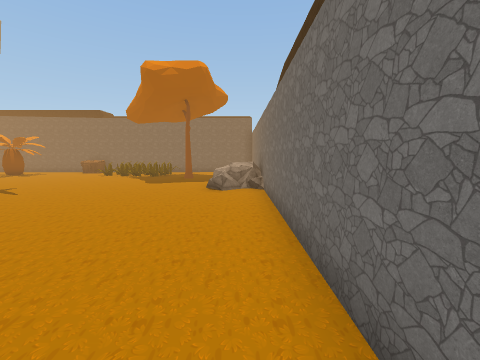
[1] (above)

21 first-person views from a walk through a Unity game level. The camera is 1.2 m above the floor, tilts 6° down and sees 90° across. The floor is counted in squares, 1 m on a side. Each view is taken from the middle of a square. On the plan, view 1 faces up. The plan holds only what a view shows up to about 12 squares ahead; the rest is blank. The place goes on beyond the plan. The player is left out. Some surface patterns are stand-ins.

[2]
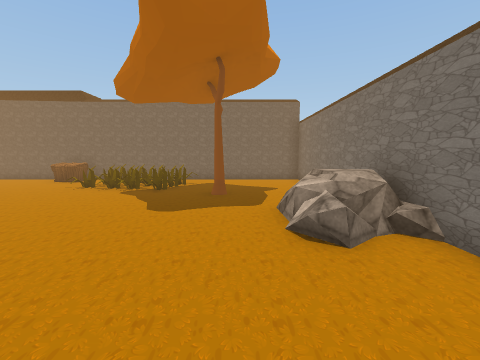

[3]
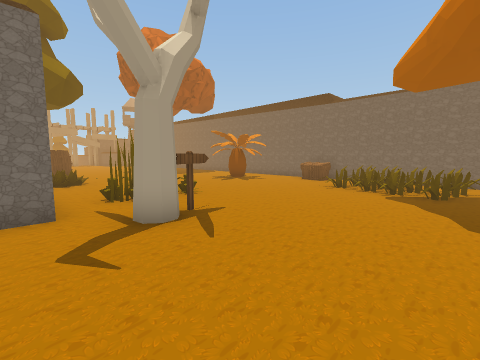

[4]
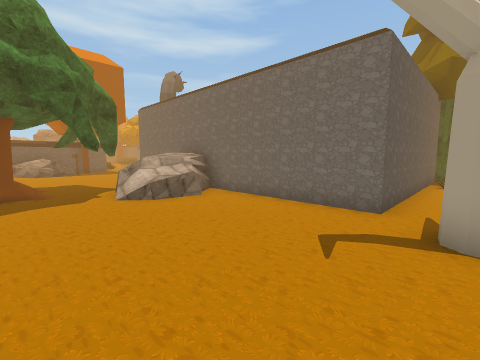

[5]
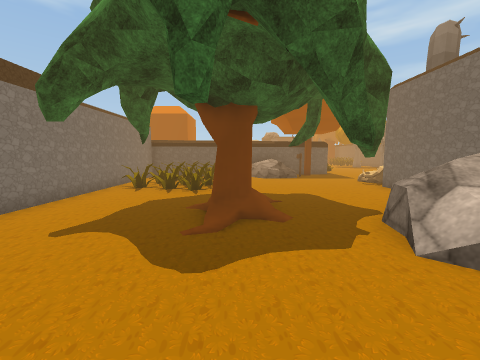

[6]
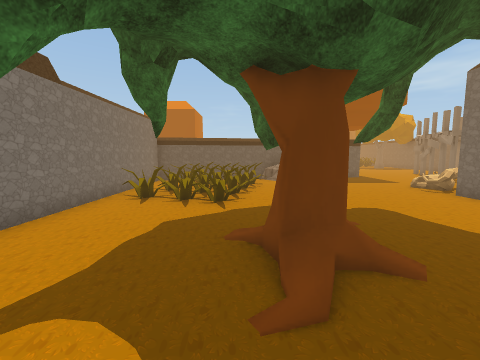

[7]
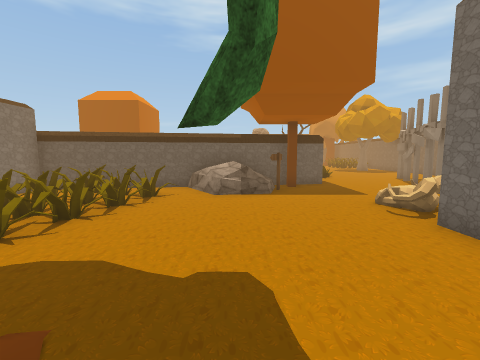

[8]
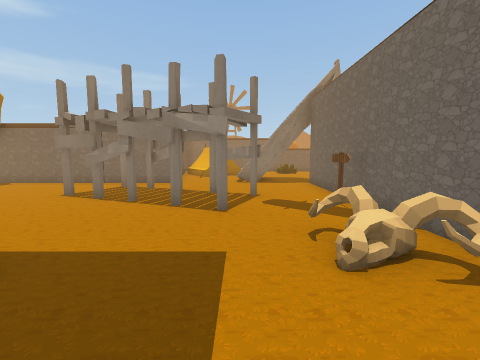

[9]
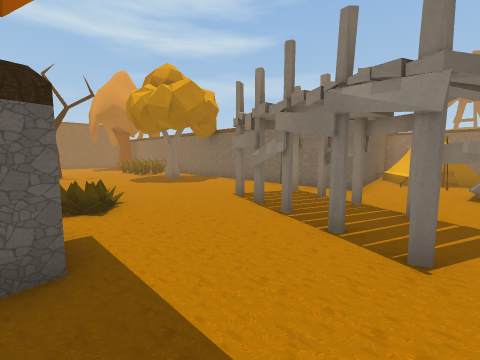

[10]
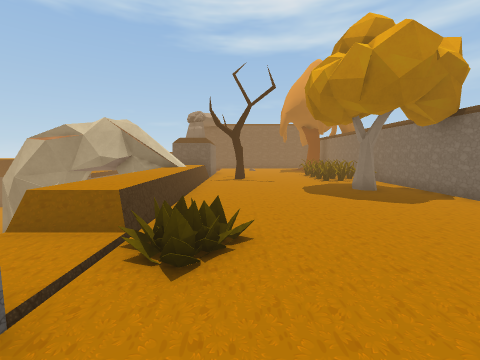

[11]
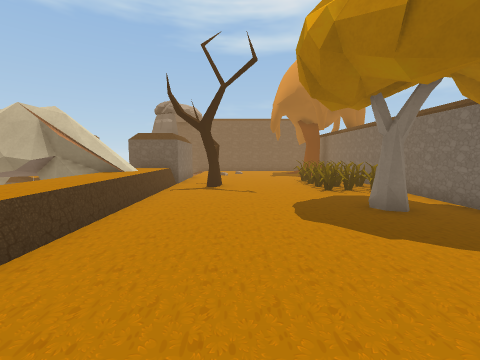

[12]
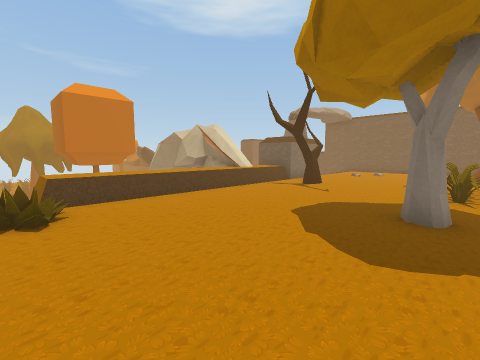

[13]
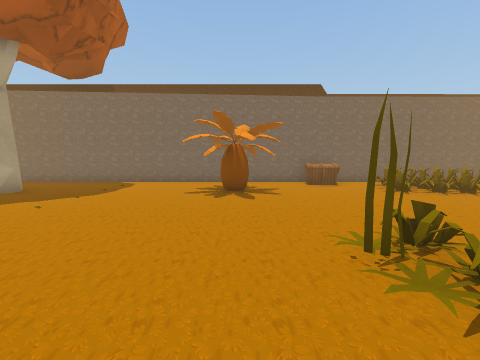

[14]
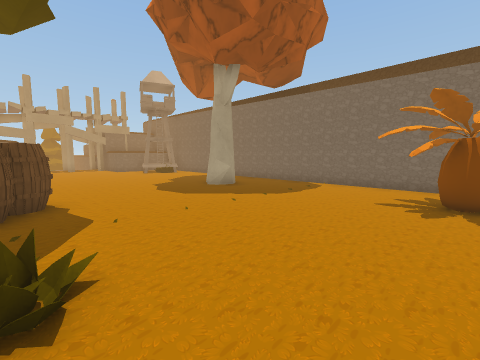

[15]
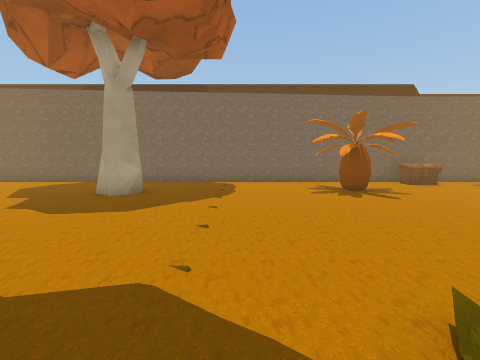

[16]
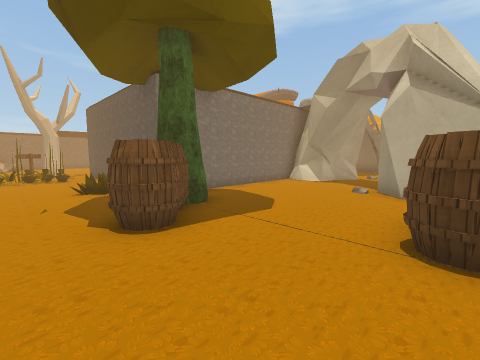

[17]
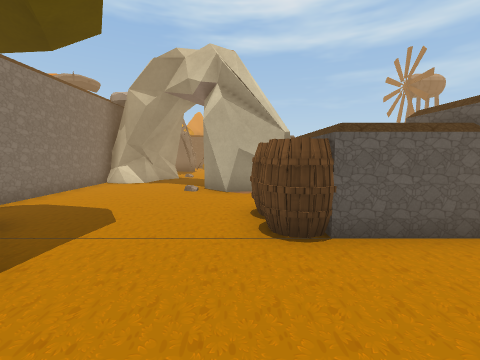

[18]
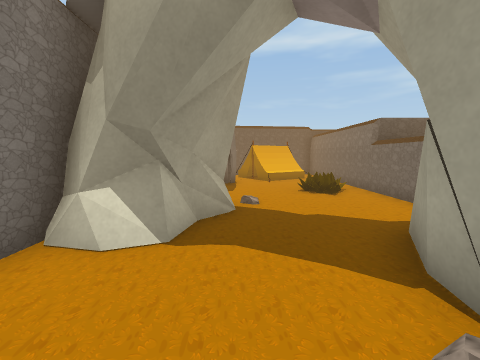

[19]
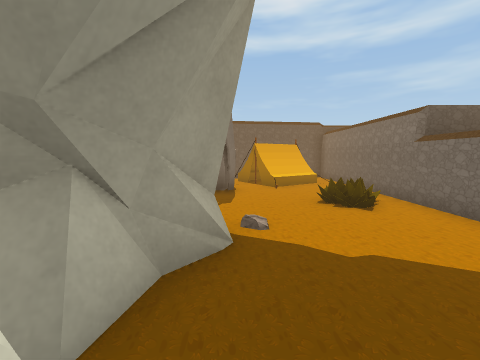

[20]
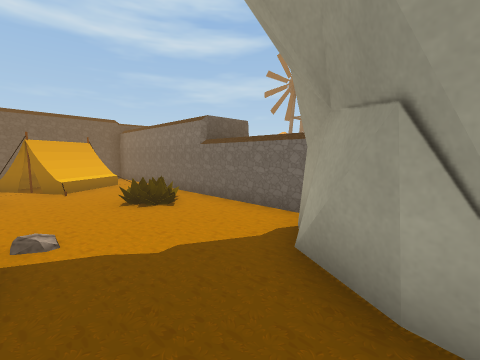

[21]
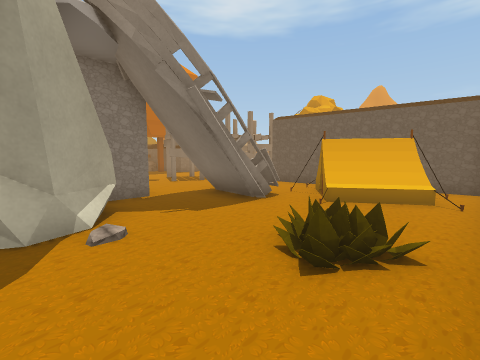

### Floor plan
Key: @ floor where view 1 was taken; # wall or solid block; . floor; / step, stairs or slope; = window, fence, low wall or low ledge; ^ raised ledge; O other object.
Columns run from 27 left of view 1 to 1 right of it. Each row starts with its distance up from view 1.
 17 ########OOOO#################
 16 .................OO..  .....#
 15  ............O.O....OOOO....#
 14   ....#.......OO...OOOO.....#
 13    .........OOO......OO.....#
 12   ......................O.. #
 11  .......................... #
 10 ..........................O #
  9 ...............#OO........OO#
  8   .....O........OO.O........O
  7  ......OO...O...#..O........#
  6  ..O....OO.O................#
  5 ###O....OO########..........#
  4    OO.....#      #..........#
  3    .......#      #..........#
  2     ......#      #..........#
  1    ###....#      #.O/.......#
  0     ##....#      #/  /.....@
 -1    ###..=##      #/ /O......
 -2   ##....###      #  O..OO...#
 -3   #....###       #./...O.O..#
 -4   #....####      #...O.#....#
 -5   #.......#      #.......O..#
 -6   #.OO....########......O..O#
 -7   #....OOO....O.OO.......OO.#
 -8   #....OOO..............OOO.#
 -9   #....O//...O.O........OO..#
-10   #..OOO....O..O....O O...O.#
-11   #.OOO.....O.O....O#O^######
-12   #..O#####O..O...###^
-13   #####   #O.O....
-14           #..O......
-15           #.....OO..
-16           #.......^#
-17           #.......^#
-18           #.......^^
-19           #.......^#
-20           #.O.....^#
-21           #.......^#     #
-22           #.......^#     ##
-23           #OO.....^#
-24           #OO...O.^^
-25           #OO...O.##
-26           #OO.....#
-27           #  .....O

Positions as (right, up) in squares from view 1, and headings:
1: (0, 0), facing up
2: (-2, 5), facing up
3: (-4, 5), facing up-left
4: (-4, 7), facing down-left
5: (-4, 3), facing down
6: (-3, 1), facing down
7: (-6, -2), facing down
8: (-7, -9), facing left
9: (-9, -9), facing down-left
10: (-11, -12), facing down
11: (-12, -15), facing down
12: (-16, -15), facing down-right
13: (-13, 6), facing up
14: (-13, 7), facing up-left
15: (-17, 6), facing up
16: (-24, 9), facing down-right
17: (-23, 9), facing down
18: (-20, 2), facing down
19: (-20, 0), facing down
20: (-20, 0), facing down-left
21: (-24, -3), facing down-right
